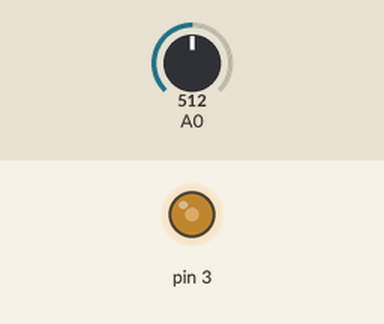
This sketch was run on a simulated Arduino Uno, built with avr-gcc and run on an emulated ATmega328P. Parts: output pins drawn as LEDs (lit = HIGH). The inputs (shaded band) are chosen by the test bench; at power-on: A0 = 512.

Above: at 1.2 s.
1.3 s: A0 set to 716
At 2.5 s:
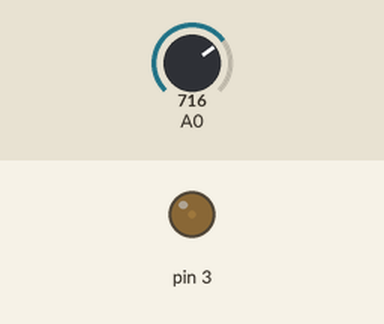
2.8 s: A0 set to 900
At 3.8 s:
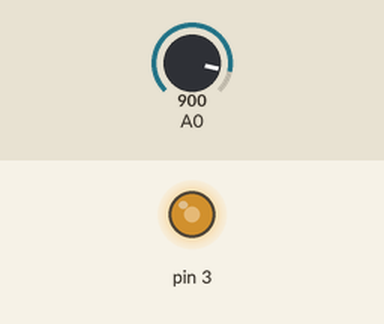
4.3 s: A0 set to 1023
At 4.9 s:
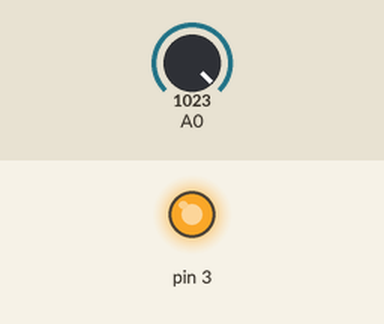
Timing chart, 0 to 7.3 s (numbered marks = the images above; inputs shaded):
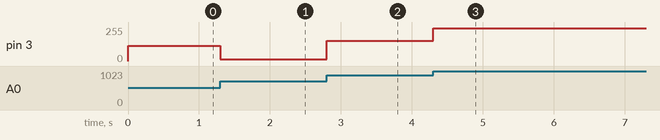

The sketch:

ventilation_and_heat_exchange_system1.ino
```cpp
// C++ code


void setup(){
 pinMode(3,OUTPUT);
}

void loop(){
  analogWrite(3,map(analogRead(A0),20,358,0,255));
}
```

Measured:
- after the input at 1.3 s, pin 3: 115/255 → 13/255 at once
- after the input at 2.8 s, pin 3: 13/255 → 151/255 at once
- after the input at 4.3 s, pin 3: 151/255 → 244/255 at once
